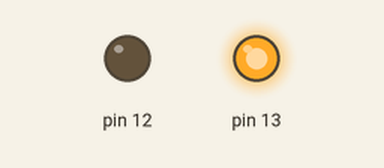
The sketch below on a simulated Arduino Uno, built with avr-gcc and run on an emulated ATmega328P. Parts: output pins drawn as LEDs (lit = HIGH).

Above: at 1.0 s.
At 3.0 s:
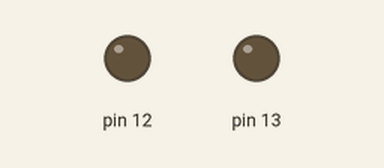
Timing chart, 0 to 5.2 s (numbered marks = the images above):
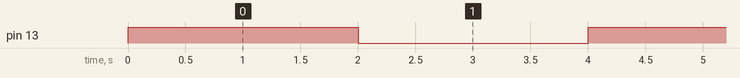

Measured:
- by itself, pin 13: alternates HIGH for 2.0 s and LOW for 2.0 s

The sketch:

sketch_jan19a.ino
```cpp
/*
  Gesture control prototype
  @author S Sachin
  Reads an analog input from ADLX 335 and gives the necessary output to H-bridge via rf module
  NOtE:??? represents unknown int values wich must be calibrated to get desired outputs
  This code has to be used considerin necessary pin configurations
 */
void setup()
{

  pinMode(13,OUTPUT);
  pinMode(12,OUTPUT);

}


void loop()
{
  digitalWrite(13,HIGH);
  digitalWrite(12,LOW);
  delay(2000);

   digitalWrite(12,LOW);
  digitalWrite(13,LOW);
  delay(2000);
}
```
